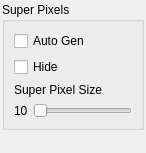
<?xml version="1.0" encoding="UTF-8"?>
<ui version="4.0">
 <class>SuperPixelMenu</class>
 <widget class="QWidget" name="SuperPixelMenu">
  <property name="geometry">
   <rect>
    <x>0</x>
    <y>0</y>
    <width>146</width>
    <height>153</height>
   </rect>
  </property>
  <property name="windowTitle">
   <string>Super Pixel</string>
  </property>
  <layout class="QVBoxLayout" name="verticalLayout_2">
   <property name="spacing">
    <number>5</number>
   </property>
   <property name="leftMargin">
    <number>2</number>
   </property>
   <property name="topMargin">
    <number>2</number>
   </property>
   <property name="rightMargin">
    <number>2</number>
   </property>
   <property name="bottomMargin">
    <number>2</number>
   </property>
   <item>
    <widget class="QGroupBox" name="groupBox">
     <property name="title">
      <string>Super Pixels</string>
     </property>
     <layout class="QVBoxLayout" name="verticalLayout_3">
      <item>
       <widget class="QCheckBox" name="autoGenSupPix">
        <property name="text">
         <string>Auto Gen</string>
        </property>
       </widget>
      </item>
      <item>
       <widget class="QCheckBox" name="hideSupPix">
        <property name="text">
         <string>Hide</string>
        </property>
       </widget>
      </item>
      <item>
       <layout class="QVBoxLayout" name="verticalLayout">
        <item>
         <widget class="QLabel" name="label">
          <property name="text">
           <string>Super Pixel Size</string>
          </property>
         </widget>
        </item>
        <item>
         <layout class="QHBoxLayout" name="horizontalLayout" stretch="0,1">
          <property name="spacing">
           <number>5</number>
          </property>
          <item>
           <widget class="QLabel" name="supPixSizeLabel">
            <property name="text">
             <string>10</string>
            </property>
           </widget>
          </item>
          <item>
           <widget class="QSlider" name="supPixSize">
            <property name="minimum">
             <number>1</number>
            </property>
            <property name="maximum">
             <number>100</number>
            </property>
            <property name="orientation">
             <enum>Qt::Horizontal</enum>
            </property>
           </widget>
          </item>
         </layout>
        </item>
       </layout>
      </item>
     </layout>
    </widget>
   </item>
   <item>
    <spacer name="verticalSpacer">
     <property name="orientation">
      <enum>Qt::Vertical</enum>
     </property>
     <property name="sizeHint" stdset="0">
      <size>
       <width>20</width>
       <height>40</height>
      </size>
     </property>
    </spacer>
   </item>
  </layout>
 </widget>
 <resources/>
 <connections/>
</ui>
